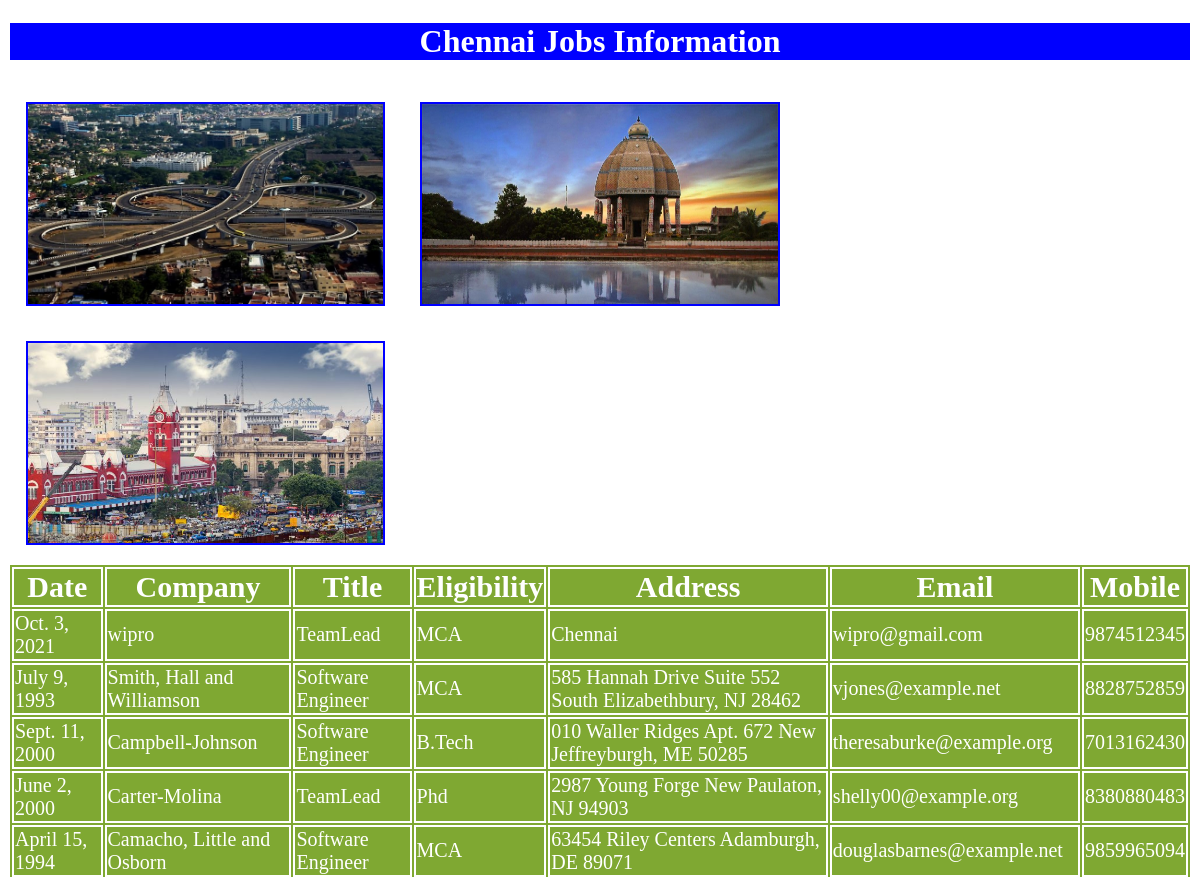
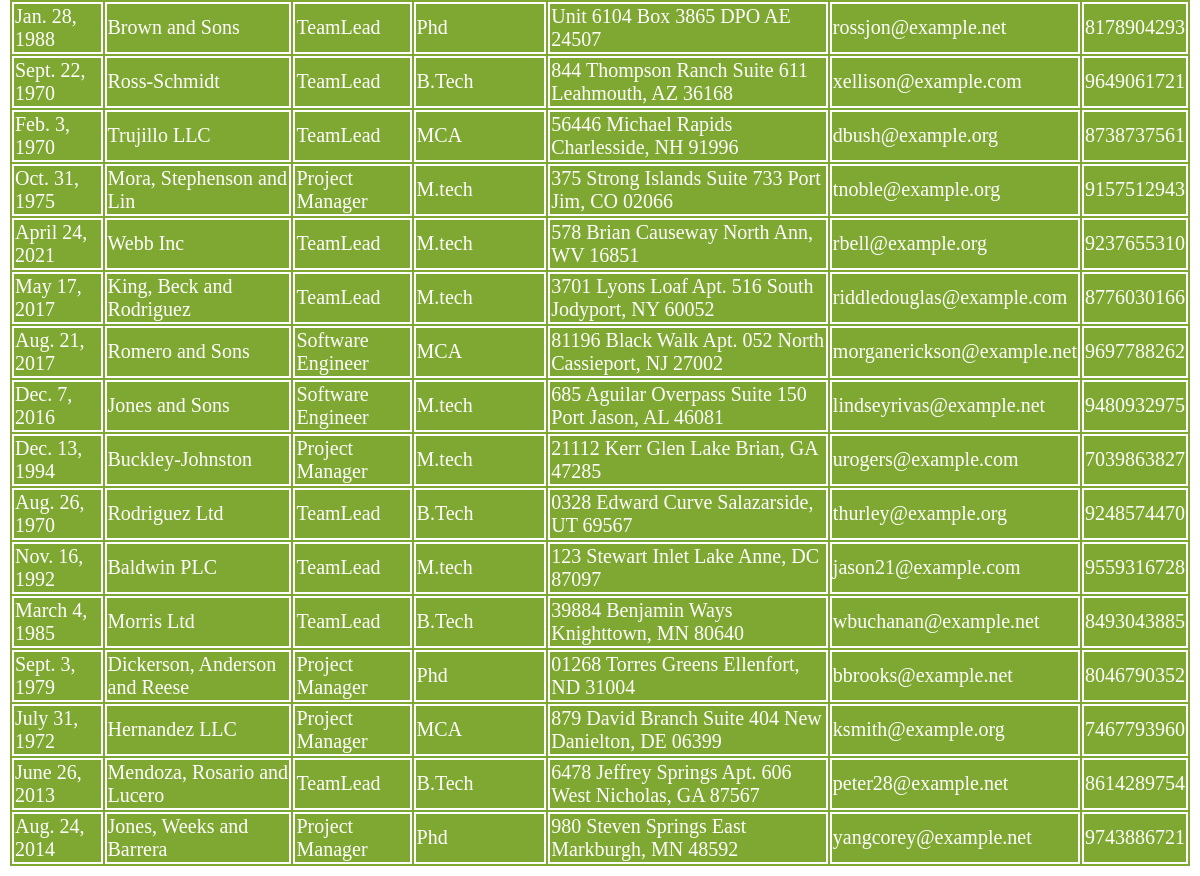
The app's page /chennaijobs/ with its own data (2 pictures, top to bottom).
### testApp/models.py (models this page shows)
class chennaijobs(models.Model):
    date=models.DateField()
    company=models.CharField(max_length=30)
    title=models.CharField(max_length=30)
    eligibility=models.CharField(max_length=30)
    address=models.CharField(max_length=100)
    mail=models.EmailField()
    mobile=models.IntegerField()

### testApp/views.py (the view)
# urls.py: path('chennaijobs/',views.chennaijobs),
def chennaijobs(request):
    my_dict={'chennaijobs_list':chennaijobs_list}
    return render(request,'chennai.html',context=my_dict)

### templates/chennai.html (shortened to what this page needs)
<!DOCTYPE html>
{% load staticfiles %}
<html lang="en" dir="ltr">
  <head>
    <link rel="stylesheet" href="{% static "css/demo.css" %}">
  </head>
  <body>
  <h1>Chennai Jobs Information</h1>
  <img src="{% static "images/chennai1.jpeg" %}" alt="">
  <img src="{% static "images/chennai2.jpg" %}" alt="">
  <img src="{% static "images/chennai3.jpg" %}" alt="">
  {% if chennaijobs_list %}
  <table>
    <thead>
      <th>Date</th>
      <th>Company</th>
      <th>Title</th>
      <th>Eligibility</th>
      <th>Address</th>
      <th>Email</th>
      <th>Mobile</th>
    </thead>
    {% for data in chennaijobs_list %}
    <tr>
      <td>{{data.date}}</td>
      <td>{{data.company}}</td>
      <td>{{data.title}}</td>
      <td>{{data.eligibility}}</td>
      <td>{{data.address}}</td>
      <td>{{data.mail}}</td>
      <td>{{data.mobile}}</td>
    </tr>
    {% endfor %}
  </table>
  {% else %}
  <p>No Data Found</p>
  {% endif %}
  </body>
</html>

### static/css/demo.css (style rules this page uses)
h1 { color:white; text-align: center; background: blue; border: 2px solid white; }
body { background: URL(https://images.unsplash.com/photo-1507525428034-b723cf961d3e?ixid=MnwxMjA3fDB8MHxwcm9maWxlLXBhZ2V8N3x8fGVufDB8fHx8&ixlib=rb-1.2.1&w=1000&q=80); background-repeat: no-repeat; background-size: cover; }
td,table { border: 2px solid white; font-size: 20px; margin: auto; background: #7fa832; color: white; }
thead, th { font-size: 30px; border: 2px solid white }
img { height:200px; width: 30%; float: left; margin:1.5%; border : 2px solid blue; }

### records on screen
chennaijobs: date "Oct. 3, 2021", company "wipro", title "TeamLead", eligibility "MCA", address "Chennai", mail "wipro@gmail.com", mobile "9874512345"
chennaijobs: date "July 9, 1993", company "Smith, Hall and Williamson", title "Software Engineer", eligibility "MCA", address "585 Hannah Drive Suite 552 South Elizabethbury, NJ 28462", mail "vjones@example.net", mobile "8828752859"
chennaijobs: date "Sept. 11, 2000", company "Campbell-Johnson", title "Software Engineer", eligibility "B.Tech", address "010 Waller Ridges Apt. 672 New Jeffreyburgh, ME 50285", mail "theresaburke@example.org", mobile "7013162430"
chennaijobs: date "June 2, 2000", company "Carter-Molina", title "TeamLead", eligibility "Phd", address "2987 Young Forge New Paulaton, NJ 94903", mail "shelly00@example.org", mobile "8380880483"
chennaijobs: date "April 15, 1994", company "Camacho, Little and Osborn", title "Software Engineer", eligibility "MCA", address "63454 Riley Centers Adamburgh, DE 89071", mail "douglasbarnes@example.net", mobile "9859965094"
chennaijobs: date "Jan. 28, 1988", company "Brown and Sons", title "TeamLead", eligibility "Phd", address "Unit 6104 Box 3865 DPO AE 24507", mail "rossjon@example.net", mobile "8178904293"
chennaijobs: date "Sept. 22, 1970", company "Ross-Schmidt", title "TeamLead", eligibility "B.Tech", address "844 Thompson Ranch Suite 611 Leahmouth, AZ 36168", mail "xellison@example.com", mobile "9649061721"
chennaijobs: date "Feb. 3, 1970", company "Trujillo LLC", title "TeamLead", eligibility "MCA", address "56446 Michael Rapids Charlesside, NH 91996", mail "dbush@example.org", mobile "8738737561"
chennaijobs: date "Oct. 31, 1975", company "Mora, Stephenson and Lin", title "Project Manager", eligibility "M.tech", address "375 Strong Islands Suite 733 Port Jim, CO 02066", mail "tnoble@example.org", mobile "9157512943"
chennaijobs: date "April 24, 2021", company "Webb Inc", title "TeamLead", eligibility "M.tech", address "578 Brian Causeway North Ann, WV 16851", mail "rbell@example.org", mobile "9237655310"
chennaijobs: date "May 17, 2017", company "King, Beck and Rodriguez", title "TeamLead", eligibility "M.tech", address "3701 Lyons Loaf Apt. 516 South Jodyport, NY 60052", mail "riddledouglas@example.com", mobile "8776030166"
chennaijobs: date "Aug. 21, 2017", company "Romero and Sons", title "Software Engineer", eligibility "MCA", address "81196 Black Walk Apt. 052 North Cassieport, NJ 27002", mail "morganerickson@example.net", mobile "9697788262"
chennaijobs: date "Dec. 7, 2016", company "Jones and Sons", title "Software Engineer", eligibility "M.tech", address "685 Aguilar Overpass Suite 150 Port Jason, AL 46081", mail "lindseyrivas@example.net", mobile "9480932975"
chennaijobs: date "Dec. 13, 1994", company "Buckley-Johnston", title "Project Manager", eligibility "M.tech", address "21112 Kerr Glen Lake Brian, GA 47285", mail "urogers@example.com", mobile "7039863827"
chennaijobs: date "Aug. 26, 1970", company "Rodriguez Ltd", title "TeamLead", eligibility "B.Tech", address "0328 Edward Curve Salazarside, UT 69567", mail "thurley@example.org", mobile "9248574470"
chennaijobs: date "Nov. 16, 1992", company "Baldwin PLC", title "TeamLead", eligibility "M.tech", address "123 Stewart Inlet Lake Anne, DC 87097", mail "jason21@example.com", mobile "9559316728"
chennaijobs: date "March 4, 1985", company "Morris Ltd", title "TeamLead", eligibility "B.Tech", address "39884 Benjamin Ways Knighttown, MN 80640", mail "wbuchanan@example.net", mobile "8493043885"
chennaijobs: date "Sept. 3, 1979", company "Dickerson, Anderson and Reese", title "Project Manager", eligibility "Phd", address "01268 Torres Greens Ellenfort, ND 31004", mail "bbrooks@example.net", mobile "8046790352"
chennaijobs: date "July 31, 1972", company "Hernandez LLC", title "Project Manager", eligibility "MCA", address "879 David Branch Suite 404 New Danielton, DE 06399", mail "ksmith@example.org", mobile "7467793960"
chennaijobs: date "June 26, 2013", company "Mendoza, Rosario and Lucero", title "TeamLead", eligibility "B.Tech", address "6478 Jeffrey Springs Apt. 606 West Nicholas, GA 87567", mail "peter28@example.net", mobile "8614289754"
chennaijobs: date "Aug. 24, 2014", company "Jones, Weeks and Barrera", title "Project Manager", eligibility "Phd", address "980 Steven Springs East Markburgh, MN 48592", mail "yangcorey@example.net", mobile "9743886721"
